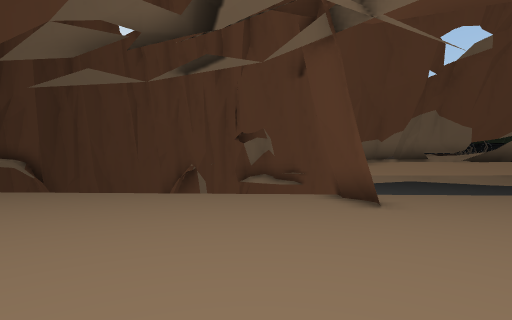
view 1 (above)

21 first-person views from a walk through a scene from a Unity 3-D project. The camera is 1.4 m above the floor, looks level and sees 85° across. Doors are open. The floor is counted in squares, 2 m on a side. Each view is taken from the middle of a square. On the plan, view 1 faces up. The plan holds only what a view shows up to about 9 squares ahead; the rest is blank. The place goes on beyond the plan. Some animated figures are left out. Some surface patterns are stand-ins.

view 2
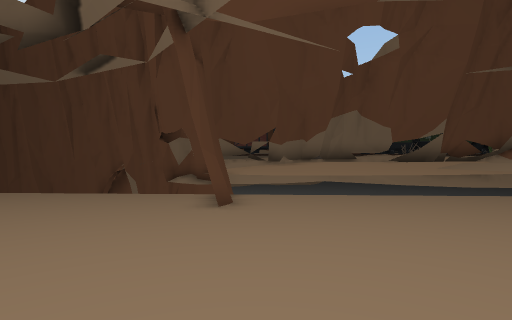

view 3
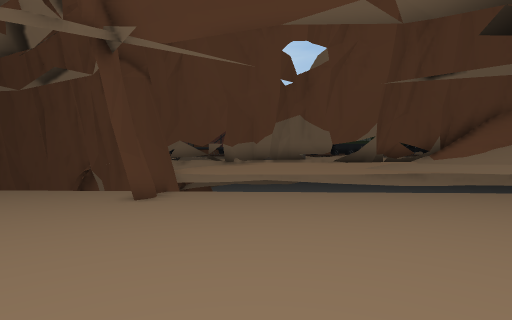

view 4
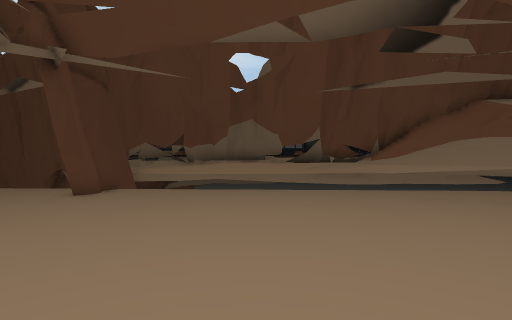

view 5
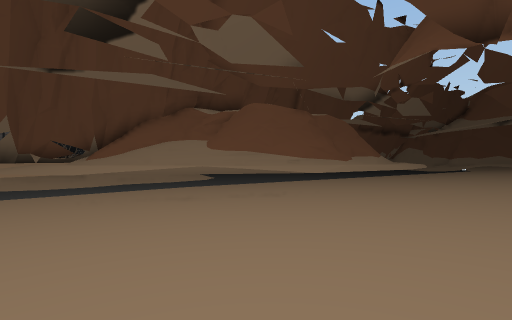

view 6
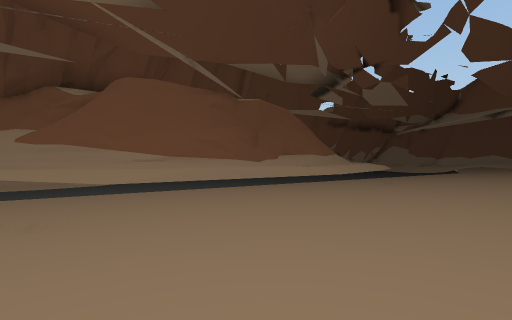

view 7
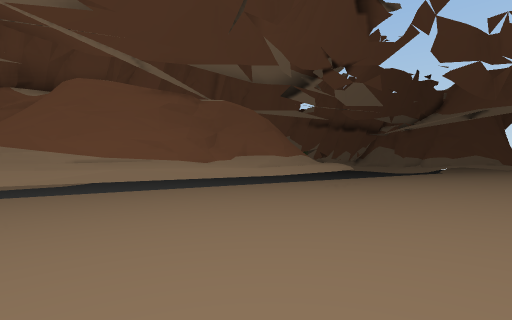

view 8
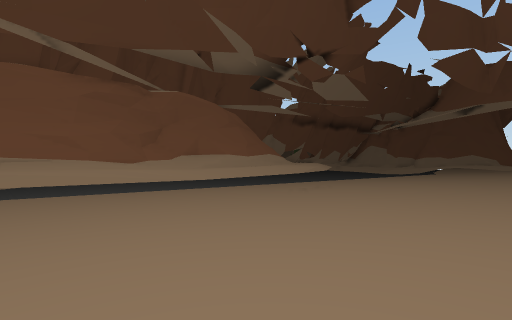

view 9
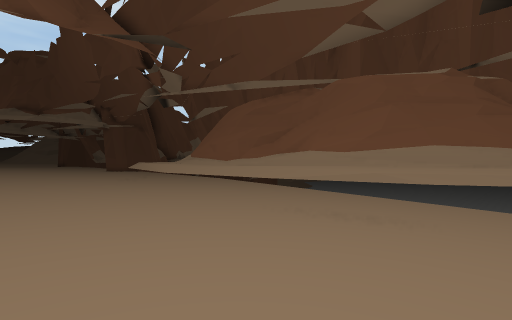

view 10
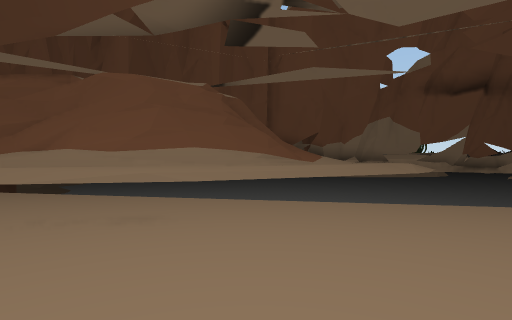

view 11
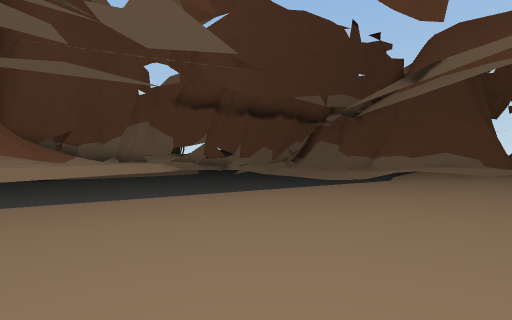

view 12
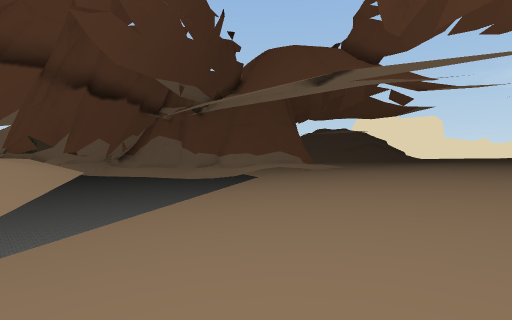

view 13
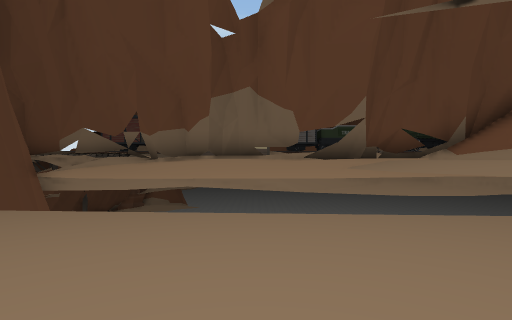

view 14
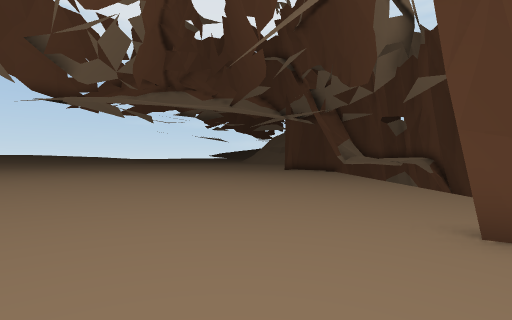

view 15
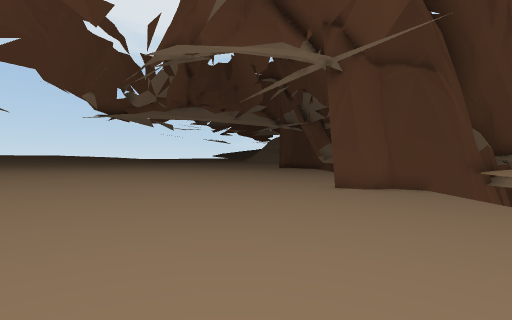

view 16
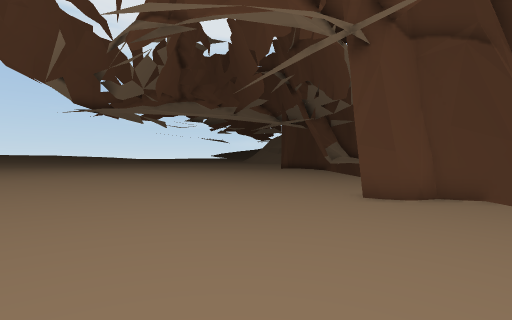

view 17
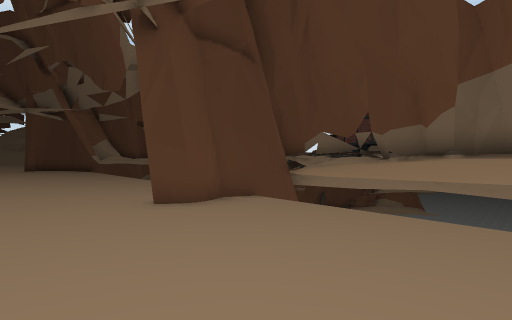

view 18
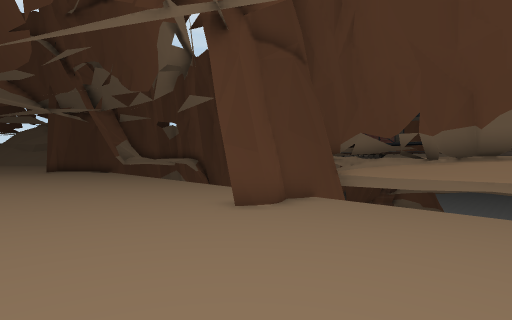

view 19
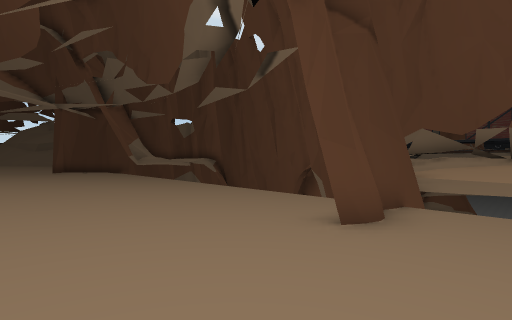

view 20
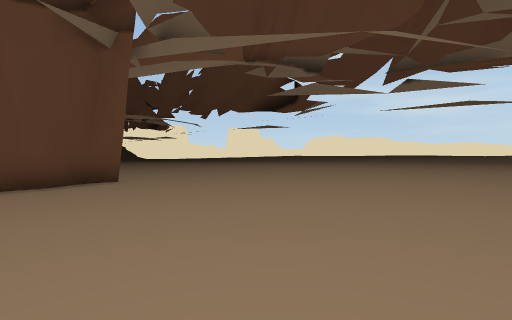

view 21
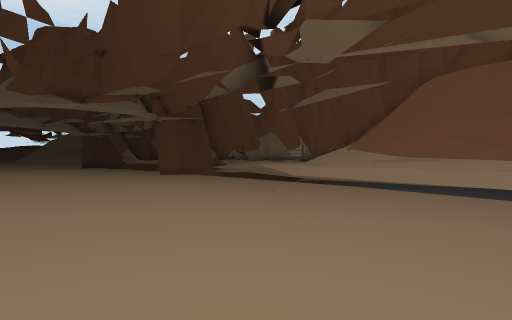

### Floor plan
Key: @ floor where view 1 was taken; # wall or solid block; . main floor; - floor 0.5 m lower than the main floor; : floor 1.25 m higher than the main floor; + floor 1.5 m higher than the main floor; / step, stairs or slope; = window, fence, low wall or low ledge; ^ raised ledge.
Columns run from 6 left of view 1 to 37 right of it. Each row starts with its distance up from view 1.
 12       ####:::+++
 11        ########=##/
 10        #######^^####                    ##
  9         ##########  #####                ^
  8 ---===^^# ^^#  ##
  7 --------#-------##                  ##
  6 --------#-------###                 ##
  5 -----------------###               ##
  4 .................-####          #####^
  3 ....................###       ####-----==
  2 .....................###########..--------
  1 .......................................---
  0 ......@....................................
 -1 ............................................
 -2  ........... ...............................
 -3  ..........    ...........................

Positions as (right, up) in squares from view 1, and headings:
1: (0, 0), facing up
2: (3, 0), facing up
3: (5, -1), facing up
4: (7, -2), facing up
5: (9, -2), facing up-right
6: (14, -2), facing up-right
7: (15, -3), facing up-right
8: (17, -3), facing up-right
9: (26, -2), facing up-left
10: (26, -2), facing up
11: (26, -3), facing up-right
12: (26, 2), facing right
13: (7, 3), facing up
14: (5, 3), facing left
15: (10, 3), facing left
16: (8, 3), facing left
17: (7, 3), facing up-left
18: (6, 2), facing up-left
19: (4, 2), facing up-left
20: (-6, 8), facing down-right
21: (19, -3), facing up-left
